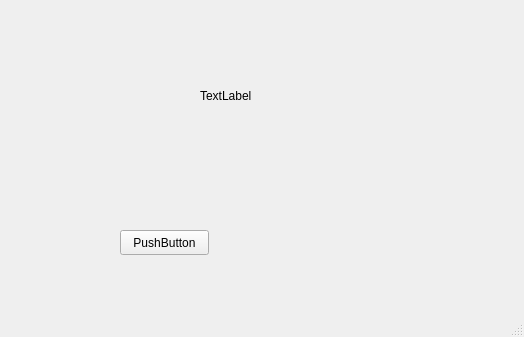
<?xml version="1.0" encoding="UTF-8"?>
<ui version="4.0">
 <class>Tryf</class>
 <widget class="QMainWindow" name="Tryf">
  <property name="geometry">
   <rect>
    <x>0</x>
    <y>0</y>
    <width>524</width>
    <height>337</height>
   </rect>
  </property>
  <property name="windowTitle">
   <string>MainWindow</string>
  </property>
  <property name="styleSheet">
   <string notr="true"/>
  </property>
  <widget class="QWidget" name="centralwidget">
   <widget class="QPushButton" name="pushButton">
    <property name="geometry">
     <rect>
      <x>120</x>
      <y>230</y>
      <width>89</width>
      <height>25</height>
     </rect>
    </property>
    <property name="styleSheet">
     <string notr="true"/>
    </property>
    <property name="text">
     <string>PushButton</string>
    </property>
   </widget>
   <widget class="QLabel" name="doctor_name_label">
    <property name="geometry">
     <rect>
      <x>200</x>
      <y>60</y>
      <width>151</width>
      <height>71</height>
     </rect>
    </property>
    <property name="text">
     <string>TextLabel</string>
    </property>
   </widget>
  </widget>
  <widget class="QMenuBar" name="menubar">
   <property name="geometry">
    <rect>
     <x>0</x>
     <y>0</y>
     <width>524</width>
     <height>22</height>
    </rect>
   </property>
  </widget>
  <widget class="QStatusBar" name="statusbar"/>
 </widget>
 <resources/>
 <connections/>
</ui>
